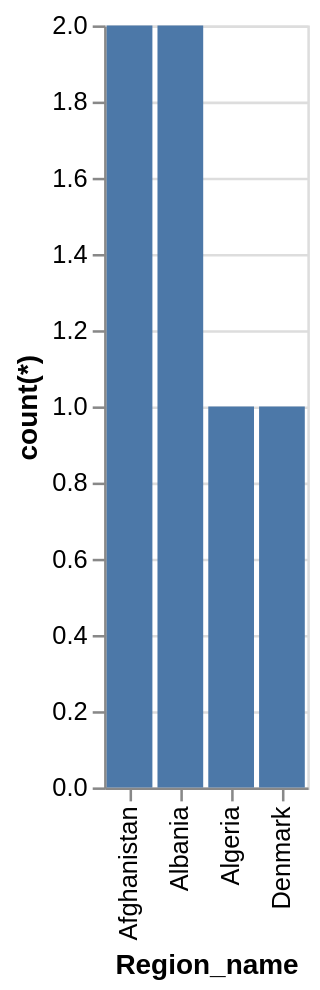

Describe this chart as a Vega-Lite specification.
### Vega-Lite specification from a JSON file in a GitHub repository (floating-point values rounded to 4 significant figures)
{"data": {"values": [{"x_data": "Afghanistan", "y_data": 2}, {"x_data": "Albania", "y_data": 2}, {"x_data": "Algeria", "y_data": 1}, {"x_data": "Denmark", "y_data": 1}]}, "mark": "bar", "encoding": {"x": {"field": "x_data", "type": "nominal", "title": "Region_name", "sort": "ascending"}, "y": {"field": "y_data", "type": "quantitative", "title": "count(*)"}}}
